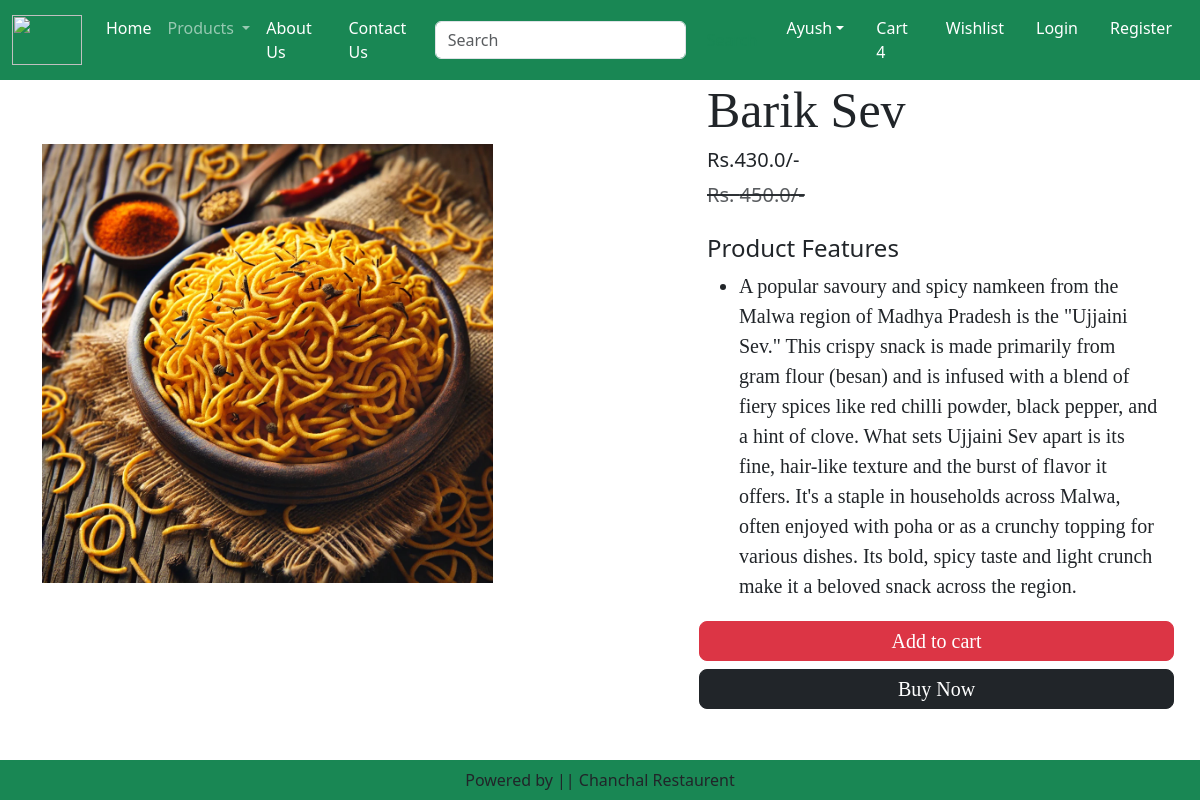
Screenshot of /product-detail/1 with the database file from the repository.
### home/models.py (models this page shows, shortened)
class Product(models.Model):
    title = models.CharField(max_length=100)
    sp = models.FloatField()
    dp = models.FloatField()
    desc = models.TextField()
    composition = models.TextField(default='')
    prodapp = models.TextField(default='')
    category = models.CharField(choices=CATEGORY_CHOICES, max_length=2)
    product_image = models.ImageField(upload_to='product')

### home/views.py (the view)
# urls.py: path('product-detail/<int:pk>', views.ProductDetail.as_view(), name='product-detail'),
class ProductDetail(View):
    def get(self, request, pk):
        product = Product.objects.get(pk=pk)
        return render(request, 'home/productdetail.html', locals())

### home/templates/home/productdetail.html (shortened to what this page needs)
{% extends 'home/base.html' %}
{% load static %}
{% block main-content %}
    <div class="container">
        <div class="row flex justify-content-between">
            <div class="img2 col-lg-5 mt-5">
                <img src="{{product.product_image.url}}" class="image col-xs-6 col-sm-12 col-lg-12 mt-3 text-sm-center w-100 h-75" alt="">
            </div>
            <div class="productdetail col-lg-5">
                <h1 style="font-family: Georgia; font-size: 50px;">{{product.title}}</h1>
                <h5>Rs.{{product.dp}}/-</h5>
                <small class="text-decoration-line-through text-muted fs-5"><del>Rs. {{product.sp}}/-</del></small></del>
                <br><br><h4>Product Features</h4>
                <ul class="fs-5" style="font-family: Rajdhani;">
                    <li>{{product.desc}}</li>
                </ul>
                <div class="buttons row flex" style="font-family: Rajdhani;">
                    <button type="submit" class="d-grid gap-2 btn1 btn btn-danger p-1 m-1 btn-lg text-decoration-none text-white">Add to cart</button>
                    <div class="btn btn-dark p-1 m-1 btn-lg"><a href="#" class="text-decoration-none text-white">Buy Now</a></div>
                </div>
            </div>
        </div>
    </div>
{% endblock main-content %}

### rows the page displays
Product: product_image (picture), title "Barik Sev", dp "430.0", sp "450.0", desc "A popular savoury and spicy namkeen from the Malwa region of Madhya Pradesh is the \"Ujjaini Sev.\" This crispy snack is made primarily from gram flour (besan) and is infused with a blend of fiery spices like red chilli powder, black pepper, and a hint of clove. What sets Ujjaini Sev apart is its fine, hair-like texture and the burst of flavor it offers. It's a staple in households across Malwa, often enjoyed with poha or as a crunchy topping for various dishes. Its bold, spicy taste and light crunch make it a beloved snack across the region."
